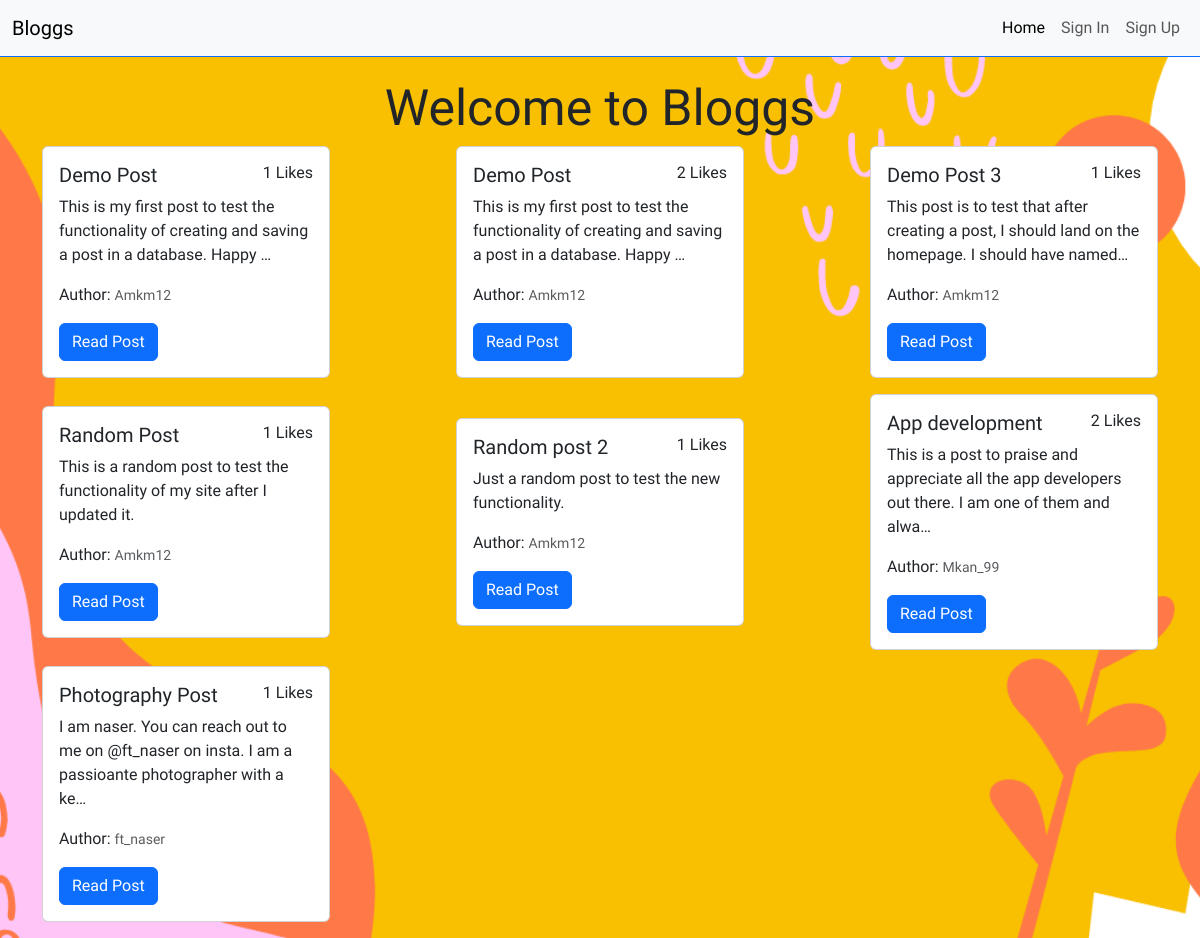
The app's page /blogs/home/ with its own data.
### blogs/models.py (models this page shows, shortened)
class Blog(models.Model):
    title = models.CharField(max_length=200)
    content = models.TextField()
    created_at = models.DateTimeField()
    user = models.ForeignKey(User, on_delete=models.CASCADE)

class User(AbstractUser):
    firstname = models.CharField(max_length=100, blank=True)
    lastname = models.CharField(max_length=100, blank=True)
    created_at = models.DateField()

### blogs/views.py (the view)
# urls.py: 2. Add a URL to urlpatterns:  path('', views.home, name='home')
def home(request):
    blogs = Blog.objects.annotate(num_likes=Count("likes"))
    context = {'blogs': blogs}
    return render(request, 'blogs/home.html', context)

### Blog/templates/blogs/home.html (shortened to what this page needs)
{% extends '../base.html' %}
{% load static %}
{% block content %}
    <div class="main-home container-fluid d-flex flex-column justify-content-center align-items-center mt-5">
        <h1 class="main-h1">Welcome to Bloggs</h1>
        <div class="container d-flex flex-row flex-wrap justify-content-between align-items-center">
            {% if blogs %}
                {% for blog in blogs %}
                    <div class="card mb-3" style="width: 18rem;">
                        <div class="card-body">
                            <div class="d-flex flex-row justify-content-between">
                                <h5 class="card-title">{{ blog.title }}</h5>
                                <h6>{{ blog.num_likes }} Likes</h6>
                            </div>
                            <p class="card-text">{{ blog.content|truncatechars:100 }}</p>
                            <p class="card-text">Author: <small class="text-muted">{{ blog.user.username }}</small></p>
                            <a href="{% url 'read' blog.pk  user.pk %}" class="btn btn-primary">Read Post</a>
                        </div>
                    </div>
                {% endfor %}
            {% endif %}
        </div>
    </div>
{% endblock %}

### Blog/templates/base.html (shortened to what this page needs)
{% load static %}
<!DOCTYPE html>
<html lang="en">
<head>
    <link rel="stylesheet" href="{% static 'blogs/style.css' %}">
    {% load bootstrap5 %}
    {% bootstrap_css %}
</head>
<body style="font-family: Bricolage Grotesque;">
    <nav class="navbar navbar-expand-lg bg-body-light bg-light fixed-top">
        <div class="container-fluid d-flex flex-row justify-content-around">
            <div>
                <a class="navbar-brand" href="{% url 'landing' %}">Bloggs</a>
            </div>
            {% if user.is_authenticated %}
                <div class="collapse navbar-collapse d-flex flex-row justify-content-end" id="navbarNav">
                    <ul class="navbar-nav">
                        <li class="nav-item">
                            <a class="nav-link active" aria-current="page" href="{% url 'home' %}">Home</a>
                        </li>
                        <li class="nav-item">
                            <a class="nav-link" href="{% url 'home' %}">Read</a>
                        </li>
                        <li class="nav-item">
                            <a class="nav-link" href="{% url 'create' user_id=user.id %}">Create</a>
                        </li>
                        <li class="nav-item d-flex align-items-center">
                            <div class="dropdown">
                                <button class="btn btn-primary dropdown-toggle" type="button" id="dropdownMenuButton" data-toggle="dropdown" aria-haspopup="true" aria-expanded="false">
                                  {{ user.username }}
                                </button>
                                <div class="dropdown-menu" aria-labelledby="dropdownMenuButton">
                                    <a class="dropdown-item" href="{% url 'your-profile' user_id=user.id %}">Profile</a>
                                    <a class="dropdown-item" href="{% url 'your_posts' user_id=user.id %}">My Posts</a>
                                    <a class="dropdown-item" href="{% url 'logout' %}">Logout</a>
                                </div>
                            </div>
                        </li>
                    </ul>
                </div>
            {% else %}
                <div class="collapse navbar-collapse d-flex flex-row justify-content-end" id="navbarNav">
                    <ul class="navbar-nav">
                        <li class="nav-item">
                            <a class="nav-link active" aria-current="page" href="{% url 'landing' %}">Home</a>
                        </li>
                        <li class="nav-item">
                            <a class="nav-link" href="{% url 'login' %}">Sign In</a>
                        </li>
                        <li class="nav-item">
                            <a class="nav-link" href="{% url 'signup' %}">Sign Up</a>
                        </li>
                    </ul>
                </div>
            {% endif %}
        </div>
    </nav>
    {% block content %}
    {% endblock %}
</body>
</html>

### blogs/static/blogs/style.css (style rules this page uses)
.navbar { border-bottom: 1px solid #0d6efd; }
.main-h1 { font-size: 50px; margin-top: 30px; }
.main-home { background: url('./images/background.png') center center/cover; background-repeat: repeat; background-size: cover; height: auto; }

### records on screen
Blog: title "Demo Post", num_likes "1", content "This is my first post to test the functionality of creating and saving a post in a database. Happy …", user.username "Amkm12"
Blog: title "Demo Post", num_likes "2", content "This is my first post to test the functionality of creating and saving a post in a database. Happy …", user.username "Amkm12"
Blog: title "Demo Post 3", num_likes "1", content "This post is to test that after creating a post, I should land on the homepage. I should have named…", user.username "Amkm12"
Blog: title "Random Post", num_likes "1", content "This is a random post to test the functionality of my site after I updated it.", user.username "Amkm12"
Blog: title "Random post 2", num_likes "1", content "Just a random post to test the new functionality.", user.username "Amkm12"
Blog: title "App development", num_likes "2", content "This is a post to praise and appreciate all the app developers out there. I am one of them and alwa…", user.username "Mkan_99"
Blog: title "Photography Post", num_likes "1", content "I am naser. You can reach out to me on @ft_naser on insta. I am a passioante photographer with a ke…", user.username "ft_naser"
